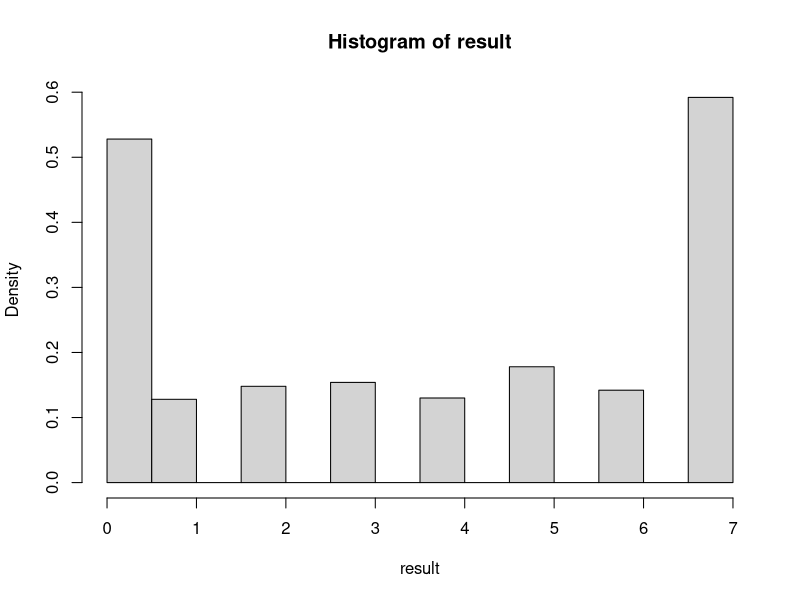
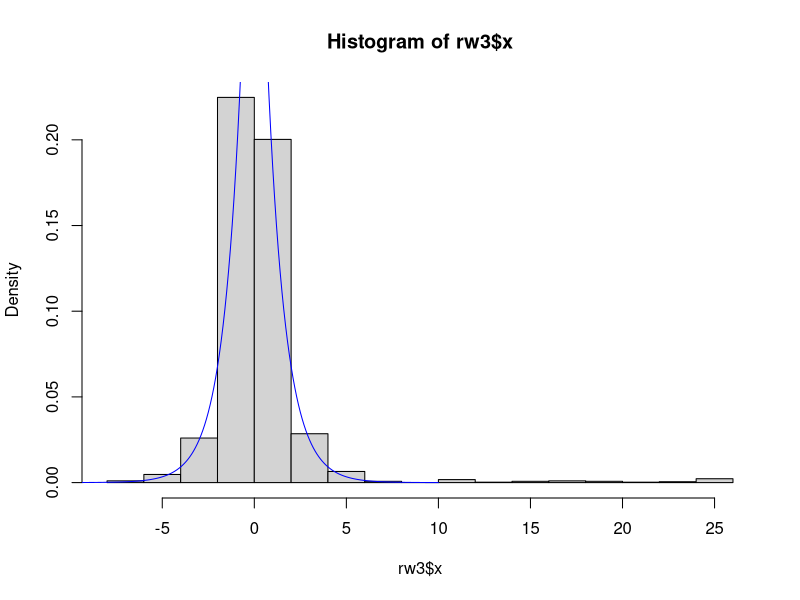
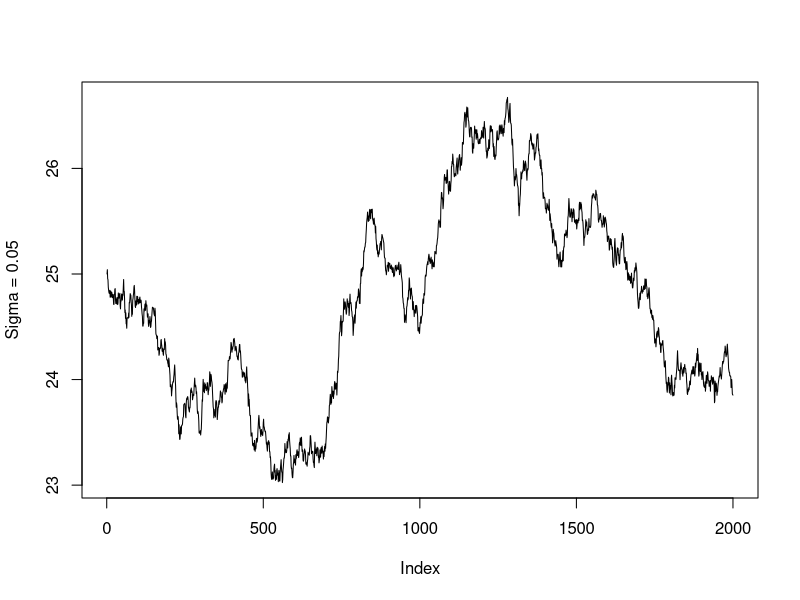
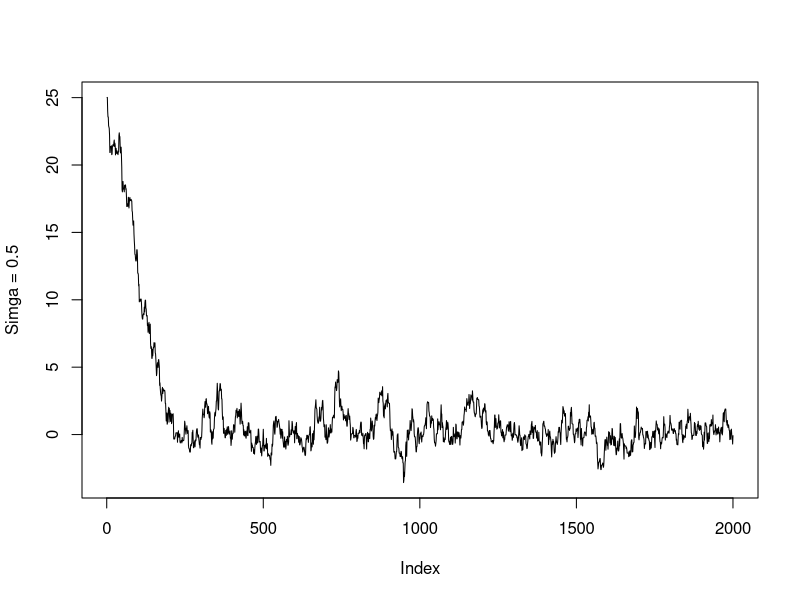
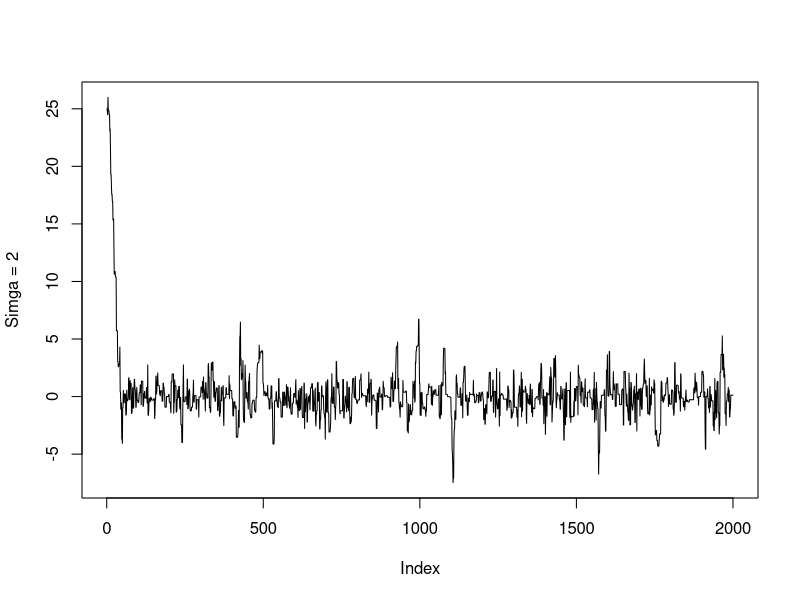
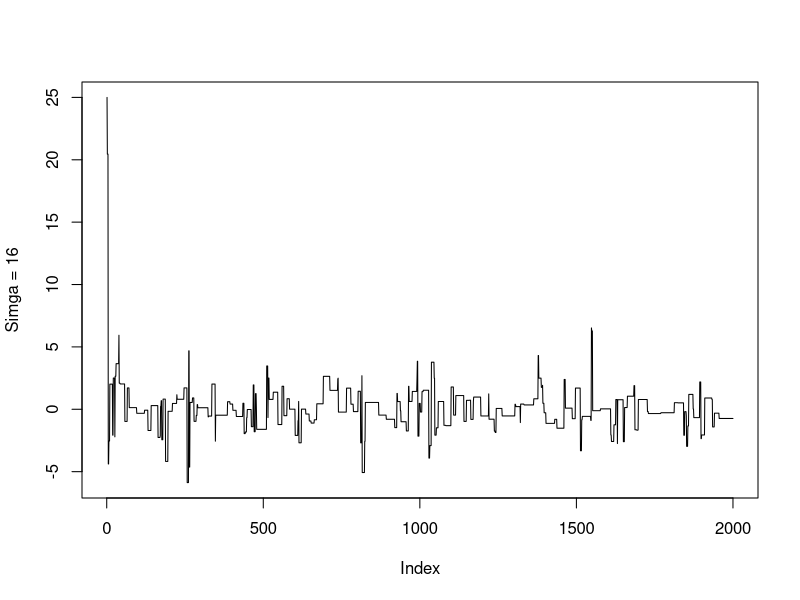

Recreate these plots in R, in order.
# Problem 1

# (a) 

# This function updates a single state
update_inner <- function(state, beta){
  if (state != 0 && state != 7){
    state <- sample(c(0, 7), 1, prob = c(0.5,0.5))
  } else {
    p1 <- 0.5 * (1 - 3*exp(-4*beta))
    p2 <- 0.5 *exp(-4*beta)
    
    state <- sample((0:7), 1, prob = c(p1, p2, p2, p2, p2, p2, p2, p1))
  }
  return(state)
}

# This function applies the update to a vector of states
update <- function(state, beta){
  return(sapply(state, update_inner, beta))
}

beta = 1/3
p1 <- 0.5 * (1 - 3*exp(-4*beta))
p2 <- 0.5 *exp(-4*beta)

probs <- c(p1, p2, p2, p2, p2, p2, p2, p1)

# This function runs 
run <- function(m, t, beta) {
  states <- rep(7, m)
  for (i in seq_len(t)){
    states <- update(states, beta)
  }
  return(states)
}

result <- run(1000, 1000, 1/3)
hist(result, prob = TRUE)

# (b) 
# The exact boltzmann probabilities are given by (1/Z) * exp(-E_u/beta)

# Let us first calculate Z
Z <- 2 * exp(3/beta) + 6 * exp(-1/beta)

p_ground <- exp(3 / beta)
p_higher <- exp(-1 / beta)

exact <- 1/Z * c(p_ground, p_higher, p_higher, p_higher, p_higher, p_higher, p_higher, p_ground)

#plot(exact)


# Problem 2

# laplace <- function(x, b) {
#   return((0.5 * (1 / b)) * exp(-abs(x)/b))
# }
# 
# m <- 10000
# sigma <- 4
# x <- numeric(m)
# x[1] <- rchisq(1, df=1)
# k <- 0
# u <- runif(m)
# 
# for (i in 2:m) {
#   xt <- x[i - 1]
#   y <- rchisq(1, df = xt)
#   num <- laplace(y, b=sigma) * dchisq(xt, df = y)
#   den <- laplace(xt, b=sigma) * dchisq(y, df = xt)
#   if (u[i] <= num / den) x[i] <- y else {
#     x[i] <- xt
#     k <- k + 1
#   }
# }
# 
# index <- 1000:5500
# y1 <- x[index]
# plot(index, y1, type="l", main="", ylab="x")

# Metropolis Random Walk

laplace <- function(x) { return (0.5*exp(-abs(x)));}
N <- 2000
sigma <- c(.05, .5, 2, 16)
x0 <- 25

rw.Metropolis <- function(sigma, x0, N) { 
  x <- numeric(N)
  x[1] <- x0
  u <- runif(N)
  k <- 0
  for (i in 2:N) {
    y <- rnorm(1, x[i-1], sigma)
    if (u[i] <= (laplace(y) / laplace(x[i-1]))) 
      x[i]<-y 
    else{
      x[i] <- x[i-1]
      k <- k + 1 
    }
  }
  return(list(x=x, k=k)) 
}

n <- 4 #degrees of freedom for target Student t dist. 
N <- 2000
sigma <- c(.05, .5, 2, 16)
x0 <- 25
rw1 <- rw.Metropolis(sigma[1], x0, N) 
rw2 <- rw.Metropolis(sigma[2], x0, N) 
rw3 <- rw.Metropolis(sigma[3], x0, N) 
rw4 <- rw.Metropolis(sigma[4], x0, N)
hist(rw3$x, prob=TRUE)
y <- seq(-10, 10, .1)
lines(y, laplace(y), col="blue")

# Number of candidate points rejected
print(c(rw1$k, rw2$k, rw3$k, rw4$k))

# index <- 1000:5500
# y1 <- rw1$x[index]
plot(rw1$x, type="l", main="", ylab="Sigma = 0.05")
plot(rw2$x, type="l", main="", ylab="Simga = 0.5")
plot(rw3$x, type="l", main="", ylab="Simga = 2")
plot(rw4$x, type="l", main="", ylab="Simga = 16")

